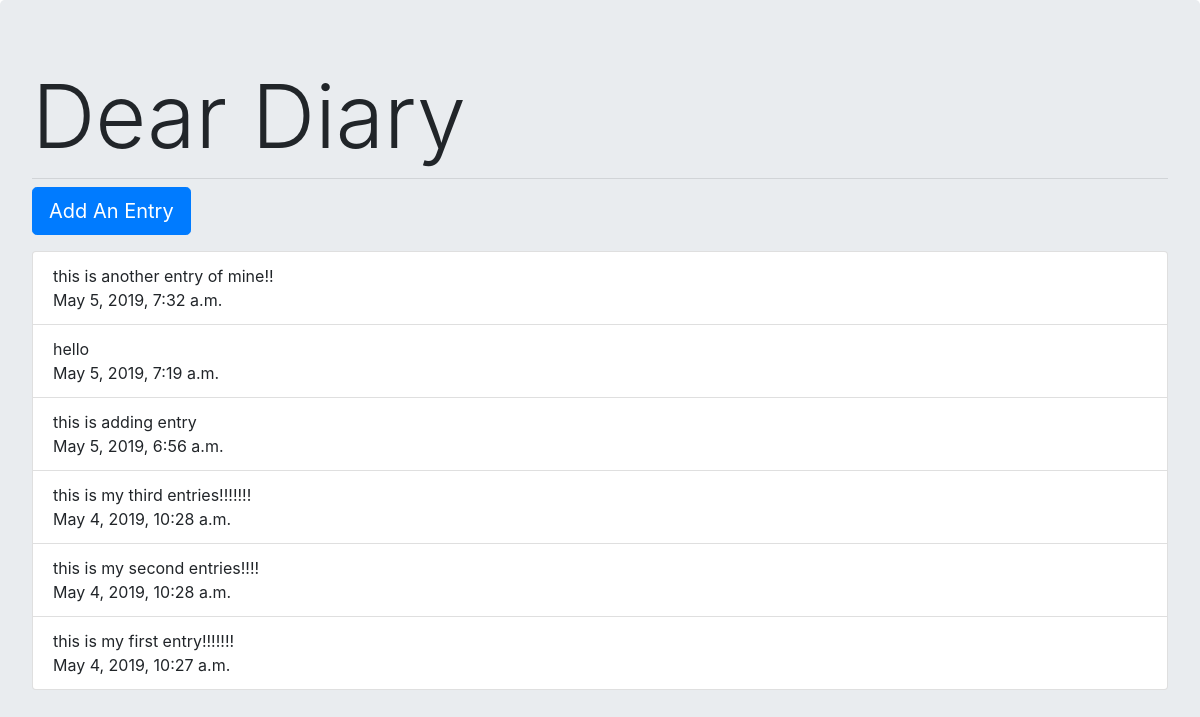
The page / on the database its author committed.
### entry/models.py (models this page shows, shortened)
class Entry(models.Model):
    text = models.TextField()
    date = models.DateTimeField(auto_now_add= True)
    class Meta:
         verbose_name_plural = 'Entries'

### entry/views.py (the view)
# urls.py: path('', views.index, name = 'index'),
def index(request):
    entries = Entry.objects.all().order_by('-date')
    c = {
        'entries': entries
    }
    return render(request, 'entry/index.html', c)

### entry/templates/entry/index.html
{% extends 'entry/base.html' %}
{% block content %}
    <p class="lead">
        <a class="btn btn-primary btn-lg" href="{% url 'add' %}" role="button">Add An Entry</a>
    </p>
    <ul class="list-group">
        {% for entry in entries %}
            <li class="list-group-item">
                {{ entry.text }}
                <br>
                {{ entry.date }}
            </li>
        {% endfor %}
    </ul>
{% endblock %}

### entry/templates/entry/base.html (shortened to what this page needs)
<!DOCTYPE html>
<html lang="en">
<head>
    <link rel="stylesheet" href="https://maxcdn.bootstrapcdn.com/bootstrap/4.0.0/css/bootstrap.min.css">
</head>
<body>
    <div class="jumbotron">
        <h1 class="display-2">Dear Diary</h1>
        <hr class="my-2">
        {% block content %}
        {% endblock %}
    </div>
</body>
</html>

### rows shown on the page
Entry: text "this is another entry of mine!!", date "May 5, 2019, 7:32 a.m."
Entry: text "hello", date "May 5, 2019, 7:19 a.m."
Entry: text "this is adding entry", date "May 5, 2019, 6:56 a.m."
Entry: text "this is my third entries!!!!!!!", date "May 4, 2019, 10:28 a.m."
Entry: text "this is my second entries!!!!", date "May 4, 2019, 10:28 a.m."
Entry: text "this is my first entry!!!!!!!", date "May 4, 2019, 10:27 a.m."
